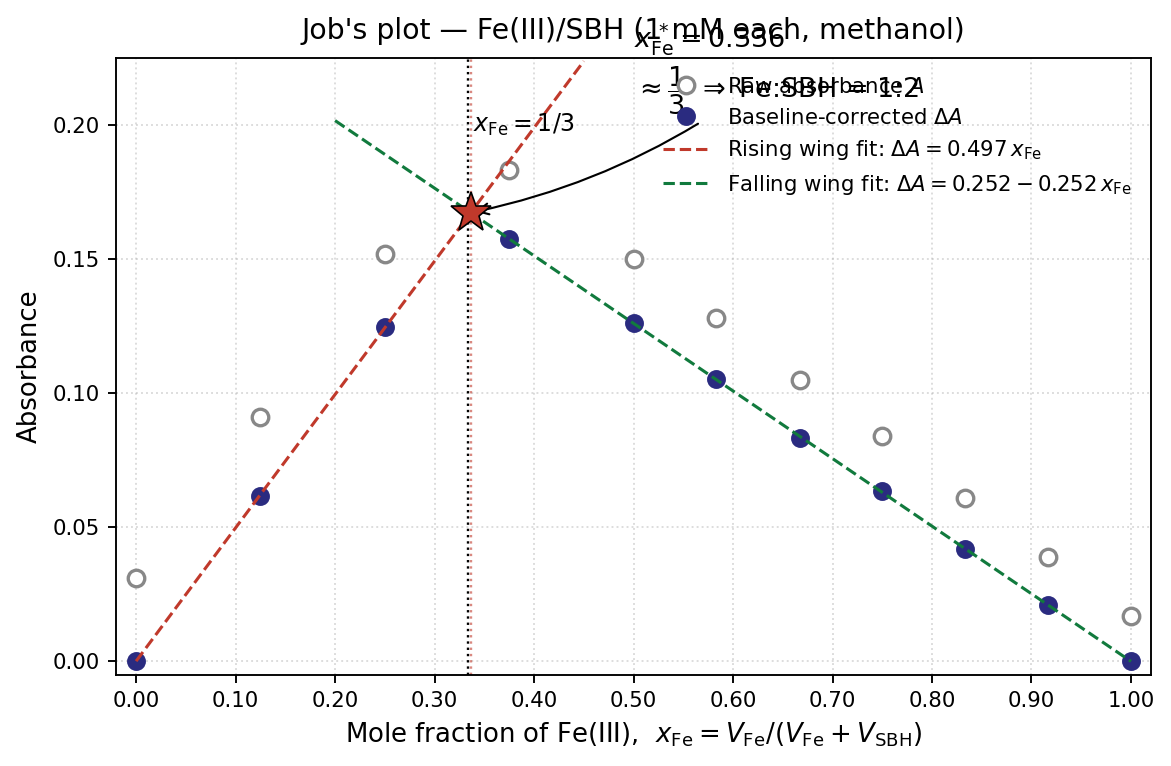

This figure's Python source:
import numpy as np
import matplotlib.pyplot as plt

# Data from the IChO 2026 prep problem 32
x = np.array([0.000, 0.125, 0.250, 0.375, 0.500, 0.583, 0.667, 0.750, 0.833, 0.917, 1.000])
A = np.array([0.031, 0.091, 0.152, 0.183, 0.150, 0.128, 0.105, 0.084, 0.061, 0.039, 0.017])
A_L = A[0]      # absorbance of pure SBH stock
A_M = A[-1]     # absorbance of pure Fe stock

# Linear baseline subtraction (one absorbing complex assumption)
dA = A - (A_L * (1 - x) + A_M * x)

# Rising-wing fit: through origin using the two innermost points
x_rise = x[1:3]      # 0.125, 0.250
y_rise = dA[1:3]
m_rise = np.sum(x_rise * y_rise) / np.sum(x_rise**2)   # least-squares through origin
b_rise = 0.0

# Falling-wing fit: x >= 0.500 (SBH-limited region, far from peak)
mask_fall = x >= 0.500
x_fall = x[mask_fall]
y_fall = dA[mask_fall]
m_fall, b_fall = np.polyfit(x_fall, y_fall, 1)

# Intersection of the two extrapolated lines
x_star = (b_fall - b_rise) / (m_rise - m_fall)
y_star = m_rise * x_star + b_rise

print(f"Rising wing:  slope = {m_rise:+.4f}, intercept = {b_rise:+.4f}")
print(f"Falling wing: slope = {m_fall:+.4f}, intercept = {b_fall:+.4f}")
print(f"Intersection: x* = {x_star:.4f}, dA* = {y_star:.4f}")
print(f"Expected for 1:2 complex: 1/3 = {1/3:.4f}")
print(f"Deviation: {(x_star - 1/3) / (1/3) * 100:+.2f} %")

# Plot
fig, ax = plt.subplots(figsize=(7.0, 4.6), dpi=170)

# Raw A (open circles)
ax.plot(x, A, marker='o', mfc='white', mec='#888', mew=1.4, ls='', ms=7, label=r'Raw absorbance $A$')

# Baseline-corrected dA (solid circles)
ax.plot(x, dA, marker='o', mfc='#2a2b80', mec='#2a2b80', ls='', ms=7,
        label=r'Baseline-corrected $\Delta A$')

# Extrapolated wings (dashed)
xx_rise = np.linspace(0.0, 0.45, 50)
xx_fall = np.linspace(0.20, 1.0, 50)
ax.plot(xx_rise, m_rise * xx_rise + b_rise, ls='--', color='#c0392b', lw=1.3,
        label=fr'Rising wing fit: $\Delta A = {m_rise:.3f}\,x_{{\rm Fe}}$')
ax.plot(xx_fall, m_fall * xx_fall + b_fall, ls='--', color='#117a3d', lw=1.3,
        label=fr'Falling wing fit: $\Delta A = {b_fall:.3f} {m_fall:+.3f}\,x_{{\rm Fe}}$')

# Vertical guides
ax.axvline(1/3, ls=':', color='black', lw=1.0)
ax.axvline(x_star, ls=':', color='#c0392b', lw=1.0, alpha=0.6)

# Mark the intersection
ax.plot([x_star], [y_star], marker='*', color='#c0392b', ms=18, mec='black', mew=0.7, zorder=5)
ax.annotate(
    fr'$x_{{\rm Fe}}^{{\,*}} = {x_star:.3f}$' + '\n' + r'$\approx \dfrac{1}{3}\ \Rightarrow\ $Fe:SBH = 1:2',
    xy=(x_star, y_star), xytext=(0.50, 0.21),
    fontsize=11.5, ha='left',
    arrowprops=dict(arrowstyle='->', color='black', lw=0.9, connectionstyle='arc3,rad=-0.12'),
)

# Axis dressing
ax.set_xlim(-0.02, 1.02)
ax.set_ylim(-0.005, 0.225)
ax.set_xticks(np.linspace(0.0, 1.0, 11))
ax.set_xticklabels([f'{v:.2f}' for v in np.linspace(0.0, 1.0, 11)], fontsize=9)
ax.set_yticks(np.linspace(0.00, 0.20, 5))
ax.set_yticklabels([f'{v:.2f}' for v in np.linspace(0.00, 0.20, 5)], fontsize=9)
ax.set_xlabel(r'Mole fraction of Fe(III),  $x_{\rm Fe} = V_{\rm Fe}/(V_{\rm Fe}+V_{\rm SBH})$',
              fontsize=11)
ax.set_ylabel(r'Absorbance', fontsize=11)
ax.set_title("Job's plot — Fe(III)/SBH (1 mM each, methanol)", fontsize=12, pad=8)
ax.grid(True, ls=':', alpha=0.45)
ax.legend(loc='upper right', fontsize=9, frameon=False, handlelength=2.2)

# Annotate the x_Fe = 1/3 line
ax.text(1/3 + 0.005, 0.205, r'$x_{\rm Fe} = 1/3$', fontsize=10, va='top')

fig.tight_layout()
out = "/Users/qchen/code/icho2026-solutions/parts/part3/images/q32_jobs_plot.png"
fig.savefig(out, dpi=170, bbox_inches='tight', facecolor='white')
print("Saved:", out)
